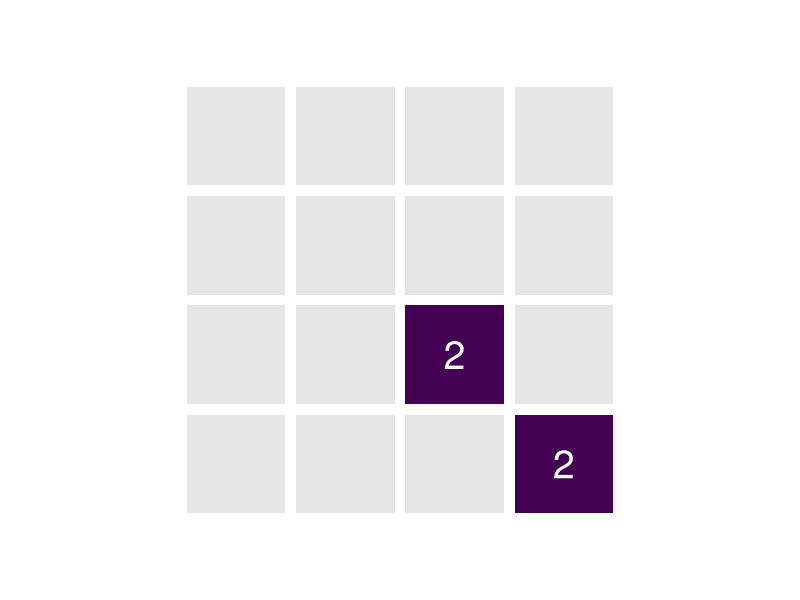

This chart was generated by the following R code: (Note: a time limit stopped this script after it produced the figure.)
## Code sourced from: https://coolbutuseless.github.io/2021/11/14/a-simple-2048-game-engine-in-r/
# Check out https://coolbutuseless.github.io/ for other interesting uses of R
#
# This game is built entirely with ggplot and base R functions. Whilst this is a mile away from our usual approach to coding in research, it is an interesting example of the potential opportunities R provides us. 
#~~~~~~~~~~~~~~~~~~~~~~~~~~~~~~~~~~~~~~~~~~~~~~~~~~~~~~~~~~~~~~~~~~~~~~~~~~~~~
#
#    #####    ###   #        #####
#   #     #  #   #  #    #  #     #
#         # #     # #    #  #     #
#    #####  #     # #    #   #####
#   #       #     # ####### #     #
#   #        #   #       #  #     #
#   #######   ###        #   #####
#
#
#
# Board Size: Default = 4
#~~~~~~~~~~~~~~~~~~~~~~~~~~~~~~~~~~~~~~~~~~~~~~~~~~~~~~~~~~~~~~~~~~~~~~~~~~~~~
library(ggplot2)
N <- 4L

#~~~~~~~~~~~~~~~~~~~~~~~~~~~~~~~~~~~~~~~~~~~~~~~~~~~~~~~~~~~~~~~~~~~~~~~~~~~~~
# Collapse a vector in the style of 2048
#
# Collapse vector by removing zeros, then summing pairs of adjacent values
#
# Result is padded with zeros to length of input
#
# @param x vector of integers
#~~~~~~~~~~~~~~~~~~~~~~~~~~~~~~~~~~~~~~~~~~~~~~~~~~~~~~~~~~~~~~~~~~~~~~~~~~~~~
collapse_vec <- function(x) {
  new  <- x[x > 0]
  
  i <- 1L
  while (i < length(new)) {
    if (new[i] == new[i + 1L]) {
      new[i] <- new[i] * 2L
      new    <- new[-(i + 1L)]
    }
    
    i <- i + 1L
  }
  
  c(new, integer(N - length(new)))
}


#~~~~~~~~~~~~~~~~~~~~~~~~~~~~~~~~~~~~~~~~~~~~~~~~~~~~~~~~~~~~~~~~~~~~~~~~~~~~~
# Initialise game board
#~~~~~~~~~~~~~~~~~~~~~~~~~~~~~~~~~~~~~~~~~~~~~~~~~~~~~~~~~~~~~~~~~~~~~~~~~~~~~
m       <- matrix(0L, N, N)
init    <- sample(N*N, 2)
m[init] <- 2L
m_prior <- m


#~~~~~~~~~~~~~~~~~~~~~~~~~~~~~~~~~~~~~~~~~~~~~~~~~~~~~~~~~~~~~~~~~~~~~~~~~~~~~
# Plot game board
#~~~~~~~~~~~~~~~~~~~~~~~~~~~~~~~~~~~~~~~~~~~~~~~~~~~~~~~~~~~~~~~~~~~~~~~~~~~~~
plot_m <- function(m) {
  grid <- expand.grid(1:N, 1:N)
  idx  <- arrayInd(which(m > 0), .dim = c(N, N))
  df   <- cbind(as.data.frame(idx), V3 = factor(m[m > 0], levels = 2^(1:11)))
  ggplot(df, aes(V2, N + 1L - V1)) +
    geom_tile(data = grid, aes(Var1, Var2), fill = 'grey90', width = 0.9, height = 0.9) +
    geom_tile(aes(fill = V3), width = 0.9, height = 0.9) +
    geom_text(aes(label = V3), colour = 'white', size = 10) +
    theme_void() +
    xlim(0, N+1L) + ylim(0, N+1L) +
    coord_equal() +
    theme(legend.position = 'none') +
    scale_fill_viridis_d(option = 'D', drop = FALSE, end = 0.9)
}


#~~~~~~~~~~~~~~~~~~~~~~~~~~~~~~~~~~~~~~~~~~~~~~~~~~~~~~~~~~~~~~~~~~~~~~~~~~~~~
# Game loop
#    Use WASD to collapse the board in up/left/down/right directions
#~~~~~~~~~~~~~~~~~~~~~~~~~~~~~~~~~~~~~~~~~~~~~~~~~~~~~~~~~~~~~~~~~~~~~~~~~~~~~
print(plot_m(m))

while (max(m) < 2048 && any(m == 0)) {
  if (!identical(m, m_prior)) {
    # if the board has changed, then add a new '2' tile
    m[sample(which(m == 0), 1)] <- 2L
    
    print(m)
    print(plot_m(m))
  }
  
  m_prior <- m
  # cmd <- readline(prompt = "move?: ")
  m <- switch(
    readline(prompt = "move?: "),
    'q' = break,
    'w' = apply(m, 2, collapse_vec),                            # up
    'a' = t(apply(m, 1, collapse_vec)),                         # left
    's' = apply(m[nrow(m):1,], 2, collapse_vec)[nrow(m):1,]   , # down
    'd' = t(apply(m[,nrow(m):1], 1, collapse_vec))[,nrow(m):1], # right
    m
  )
}

if (max(m) >= 2048) {
  message("You won!")
}
